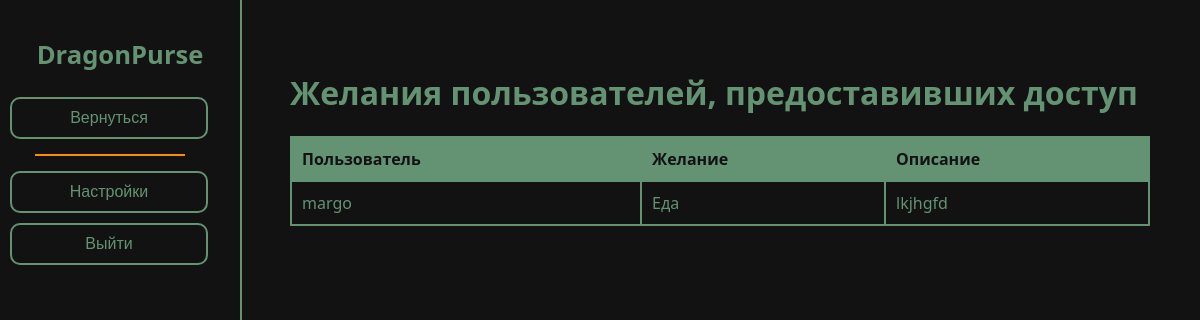
Screenshot of /shared-wishlist/ (signed in) with the database file from the repository.
### accounts/models.py (models this page shows, shortened)
class Wishlist(models.Model):
    user = models.ForeignKey(User, on_delete=models.CASCADE, related_name='wishlists')
    name = models.CharField(max_length=255)
    description = models.TextField(null=True, blank=True)
    status = models.CharField(max_length=50, null=True, blank=True)

### accounts/views.py (the view)
# urls.py: path('shared-wishlist/', SharedWishlistView.as_view(), name='shared_wishlist'),
class SharedWishlistView(LoginRequiredMixin, View):
    def get(self, request):
        accesses = (
            SharedAccess.objects
            .filter(
                shared_with=request.user,
                can_view_wishlist=True
            )
            .select_related('owner')
        )
        owners = [access.owner for access in accesses]
        shared_wishlists = (
            Wishlist.objects
            .filter(user__in=owners)
            .select_related('user')
        )
        return render(
            request,
            'accounts/shared_wishlist.html',
            {
                'shared_wishlists': shared_wishlists
            }
        )

### accounts/templates/accounts/shared_wishlist.html (shortened to what this page needs)
{% extends "accounts/base.html" %}
{% load static %}
{% block head %}<link rel="stylesheet" href="{% static 'accounts/css/dashboard.css' %}">
<link rel="stylesheet" href="{% static 'accounts/css/theme.css' %}">{% endblock %}
{% block content %}
<div class="sidebar">
        <h1><a href="{% url 'dashboard' %}">DragonPurse</a></h1>
        <a href="{% url 'wishlist_list' %}"><button>Вернуться</button></a>
        <div class="line"></div>
        <a href="{% url 'settings' %}"><button>Настройки</button></a>
        <a href="{% url 'logout' %}"><button>Выйти</button></a>
    </div>
<main>
<div class="container">
    <h1>Желания пользователей, предоставивших доступ</h1>
    {% if shared_wishlists %}
        <table>
            <thead>
                <tr>
                    <th>Пользователь</th>
                    <th>Желание</th>
                    <th>Описание</th>
                </tr>
            </thead>
            <tbody>
                {% for wish in shared_wishlists %}
                    <tr>
                        <td>{{ wish.user.username }}</td>
                        <td>{{ wish.name }}</td>
                        <td>
                            {{ wish.description|default:"—" }}
                        </td>
                    </tr>
                {% endfor %}
            </tbody>
        </table>
    {% else %}
        <p>Нет желаний, доступных для просмотра.</p>
    {% endif %}
</div>
  </main>
{% endblock %}

### accounts/static/accounts/css/main.css (style rules this page uses)
body { font-family: "Inter", sans-serif; color: #639372; margin: 0; padding: 0; }
a { color: #639372; text-decoration: none; }
h1, h2, h3 { color: #639372; }
.container { max-width: 1200px; margin: 0 auto; padding: 20px; }
button { background-color: #131212; color: #639372; border: 2px solid #639372; border-radius: 8px; padding: 10px 20px; font-size: 1em; cursor: pointer; transition: all 0.3s ease; }
table { width: 100%; border-collapse: collapse; margin-top: 20px; }
th, td { border: 2px solid #639372; padding: 10px; text-align: left; }
th { background-color: #639372; color: #131212; }

### accounts/static/accounts/css/theme.css (style rules this page uses)
:root { --background-color: #131212 }
body { background-color: var(--background-color); }
.container { background: #131212; }
.sidebar { background-color: var(--background-color); }

### accounts/static/accounts/css/dashboard.css (style rules this page uses)
body { font-family: "Segoe UI", sans-serif; color: #639372; margin: 0; display: flex; }
h1, h2, p, a { color: #639372; }
.sidebar { width: 220px; background-color: #131212; border-right: 2px solid #639372; display: flex; flex-direction: column; align-items: center; padding: 20px 10px; height: 100vh; position: fixed; left: 0; top: 0; }
.sidebar h1 { font-size: 1.6em; margin-bottom: 20px; text-align: center; }
.sidebar a { text-decoration: none; width: 100%; }
.sidebar button { width: 90%; margin: 5px 0; padding: 10px; border: 2px solid #639372; border-radius: 10px; background-color: #131212; color: #639372; font-size: 1em; cursor: pointer; transition: background-color 0.3s, transform 0.2s; }
.sidebar .line { width: 150px; height: 2px; background-color: #FF8C00; margin: 10px 20px 10px 0px; }
main { margin-left: 240px; padding: 30px; flex: 1; }
a { color: #639372; }

### rows the page displays
Wishlist: user.username "margo", name "Еда", description "lkjhgfd"
